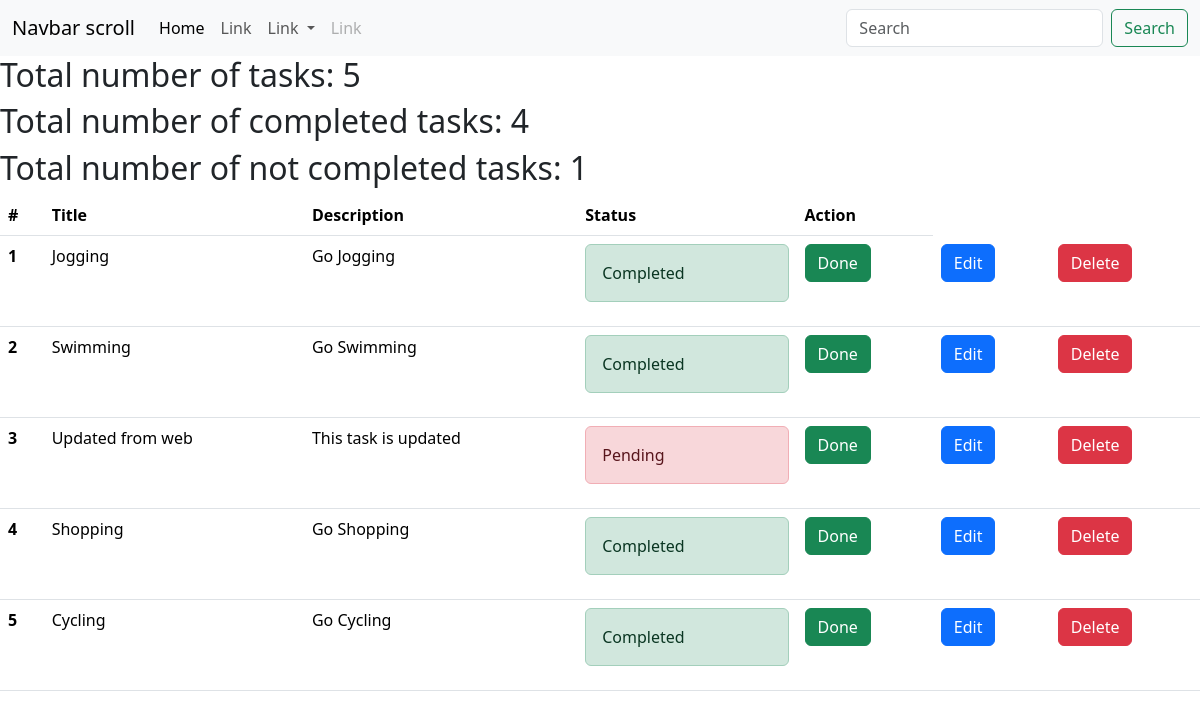
Page /task/ on the committed database.
### base/models.py (models this page shows)
class TodoList(models.Model):
    title = models.CharField(max_length=25)
    description = models.TextField()
    is_completed = models.BooleanField(default=False)

### base/views.py (the view)
# urls.py: path('task/', task),
def task(request):
    obj = TodoList.objects
    tasks = obj.all()
    all = obj.all().count()
    completed  = obj.filter(is_completed = True).count()
    not_completed  = obj.filter(is_completed = False).count()
    context = {
        'tasks': tasks,
        'all' : all,
        'completed' : completed,
        'not_completed' : not_completed
    }
    return render(request, 'task.html', context)

### templates/task.html (shortened to what this page needs)
{% extends "base.html" %}
{% block body %}
<h2>Total number of tasks: {{all}}</h2>
<h2>Total number of completed tasks: {{completed}}</h2>
<h2>Total number of not completed tasks: {{not_completed}}</h2>
<table class="table">
    <thead>
      <tr>
        <th scope="col">#</th>
        <th scope="col">Title</th>
        <th scope="col">Description</th>
        <th scope="col">Status</th>
        <th scope="col">Action</th>
      </tr>
    </thead>
    <tbody>
        {% for task in tasks %}
            <tr>
                <th scope="row">{{ forloop.counter }}</th>
                <td>{{ task.title }}</td>
                <td>{{ task.description }}</td>
                {% if task.is_completed == False %}
                <td>
                  <div class="alert alert-danger" role="alert">
                    Pending
                  </div>
                </td>
                {% elif task.is_completed == True %}
                <td>
                  <div class="alert alert-success" role="alert">
                    Completed
                  </div>
                </td>
                {% endif %}
                <td>
                  <a href="{{task.pk}}" class="btn btn-success">
                    Done
                  </a>
                </td>
                <td>
                  <a href="{{task.pk}}/edit/" class="btn btn-primary">
                    Edit
                  </a>
                </td>
                <td>
                  <a href="{{task.pk}}/delete/" class="btn btn-danger">
                    Delete
                  </a>
                </td>
            </tr>
        {% endfor %}
    </tbody>
  </table>
{% endblock body %}

### templates/base.html (shortened to what this page needs)
<!DOCTYPE html>
<html lang="en">
<head>
    <link href="https://cdn.jsdelivr.net/npm/bootstrap@5.3.5/dist/css/bootstrap.min.css" rel="stylesheet">
</head>
<body>
    <nav class="navbar navbar-expand-lg bg-body-tertiary">
        <div class="container-fluid">
          <a class="navbar-brand" href="#">Navbar scroll</a>
          <div class="collapse navbar-collapse" id="navbarScroll">
            <ul class="navbar-nav me-auto my-2 my-lg-0 navbar-nav-scroll" style="--bs-scroll-height: 100px;">
              <li class="nav-item">
                <a class="nav-link active" aria-current="page" href="#">Home</a>
              </li>
              <li class="nav-item">
                <a class="nav-link" href="#">Link</a>
              </li>
              <li class="nav-item dropdown">
                <a class="nav-link dropdown-toggle" href="#" role="button" data-bs-toggle="dropdown" aria-expanded="false">
                  Link
                </a>
              </li>
              <li class="nav-item">
                <a class="nav-link disabled" aria-disabled="true">Link</a>
              </li>
            </ul>
            <form class="d-flex" role="search">
              <input class="form-control me-2" type="search" placeholder="Search" aria-label="Search">
              <button class="btn btn-outline-success" type="submit">Search</button>
            </form>
          </div>
        </div>
    </nav>
    {% block body %}
    {% endblock body %}
</body>
</html>

### rows in the picture
TodoList: title "Jogging", description "Go Jogging", is_completed "Completed"
TodoList: title "Swimming", description "Go Swimming", is_completed "Completed"
TodoList: title "Updated from web", description "This task is updated", is_completed "Pending"
TodoList: title "Shopping", description "Go Shopping", is_completed "Completed"
TodoList: title "Cycling", description "Go Cycling", is_completed "Completed"

### other values in the picture
{{ all }} "5"
{{ completed }} "4"
{{ not_completed }} "1"
